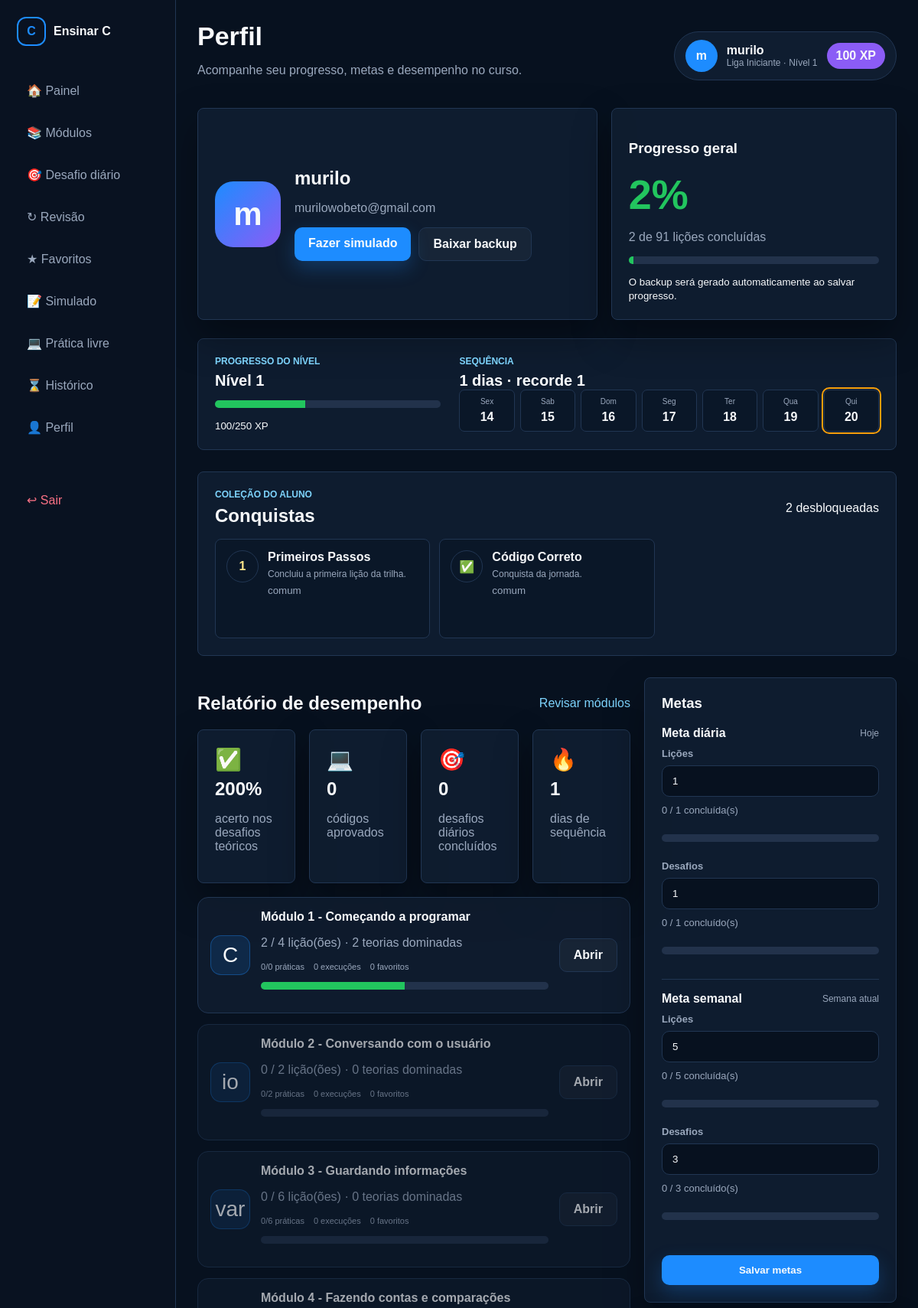
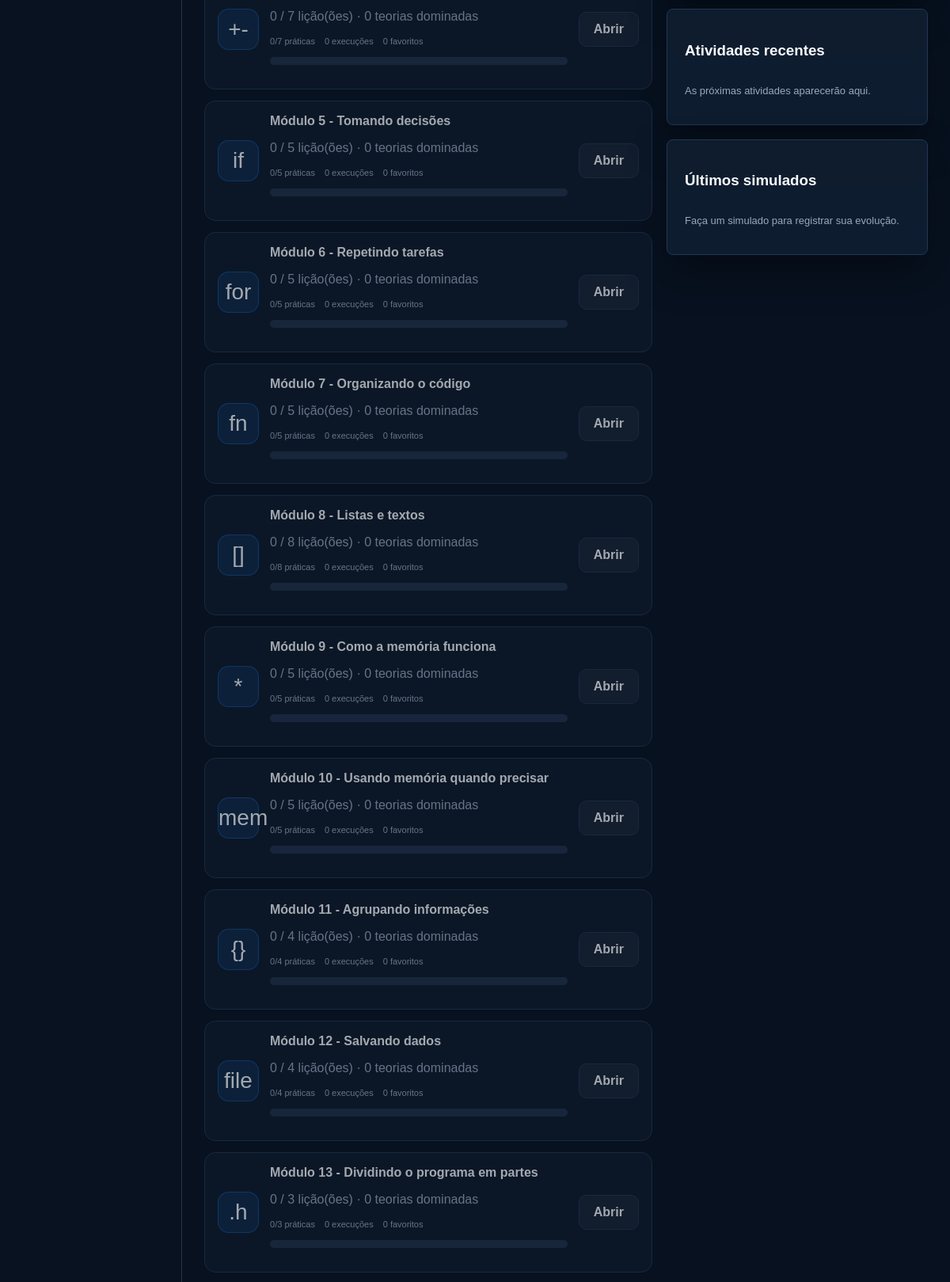
The app's page /perfil (signed in, upper part) with its own data (2 pictures, top to bottom).
### tables this page shows
CREATE TABLE usuarios (
            id INTEGER PRIMARY KEY AUTOINCREMENT,
            nome TEXT NOT NULL,
            email TEXT UNIQUE NOT NULL,
            senha TEXT NOT NULL,
            xp INTEGER DEFAULT 0,
            nivel INTEGER DEFAULT 1,
            sequencia INTEGER DEFAULT 1,
            ultimo_acesso TEXT
        , melhor_sequencia INTEGER DEFAULT 0, ultima_atividade TEXT, protecoes_sequencia INTEGER DEFAULT 1);

CREATE TABLE conquistas_usuario (
            id INTEGER PRIMARY KEY AUTOINCREMENT,
            usuario_id INTEGER NOT NULL,
            nome TEXT NOT NULL,
            icone TEXT NOT NULL, descricao TEXT, raridade TEXT DEFAULT 'comum', desbloqueada_em TEXT,
            UNIQUE(usuario_id, nome)
        );

CREATE TABLE progresso (
            id INTEGER PRIMARY KEY AUTOINCREMENT,
            usuario_id INTEGER NOT NULL,
            licao_id INTEGER NOT NULL,
            modulo_id INTEGER NOT NULL,
            concluida INTEGER DEFAULT 0, quiz_correto INTEGER DEFAULT 0, quiz_respondido INTEGER DEFAULT 0, resposta_teorica TEXT, codigo_enviado INTEGER DEFAULT 0, codigo_usuario TEXT, saida_codigo TEXT, entrada_codigo TEXT, codigo_validado INTEGER DEFAULT 0, feedback_codigo TEXT, atualizado_em TEXT,
            UNIQUE(usuario_id, licao_id)
        );

### app.py (the view)
@app.route("/perfil")
def perfil():
    usuario = usuario_logado()
    if not usuario:
        return redirect(url_for("login"))
    concluidas = contar_concluidas(usuario["id"])
    porcentagem = int((concluidas / total_licoes()) * 100)
    desempenho = resumo_desempenho(usuario["id"])
    metas = progresso_metas(usuario["id"])
    modulos_relatorio = relatorio_modulos(usuario["id"])
    backup_recente = backup_mais_recente(usuario["id"])
    conceder_conquistas(usuario["id"])
    conn = conectar()
    conquistas = conn.execute(
        "SELECT * FROM conquistas_usuario WHERE usuario_id = ? ORDER BY id DESC",
        (usuario["id"],),
    ).fetchall()
    calendario = calendario_atividade(conn, usuario["id"])
    conn.close()
    return render_template(
        "app/perfil.html",
        concluidas=concluidas,
        porcentagem=porcentagem,
        desempenho=desempenho,
        metas=metas,
        modulos_relatorio=modulos_relatorio,
        backup_recente=backup_recente,
        conquistas=conquistas,
        calendario=calendario,
        liga=liga_por_xp(usuario["xp"]),
        nivel_jogo=estado_nivel(usuario["xp"]),
    )

### app.py (called while the page is built)
def conectar():
    pasta = os.path.dirname(DB_PATH)
    if pasta:
        os.makedirs(pasta, exist_ok=True)
    conn = sqlite3.connect(DB_PATH)
    conn.row_factory = sqlite3.Row
    return conn

def usuario_logado():
    if "usuario_id" not in session:
        return None
    conn = conectar()
    usuario = conn.execute("SELECT * FROM usuarios WHERE id = ?", (session["usuario_id"],)).fetchone()
    conn.close()
    return usuario

def total_licoes():
    return sum(len(m["licoes"]) for m in MODULOS)

def contar_concluidas(usuario_id):
    conn = conectar()
    total = conn.execute(
        "SELECT COUNT(*) AS total FROM progresso WHERE usuario_id = ? AND concluida = 1",
        (usuario_id,)
    ).fetchone()["total"]
    conn.close()
    return total

def modulo_liberado(usuario_id, modulo_id):
    if modulo_id == 1:
        return True
    modulo_anterior = next((m for m in MODULOS if m["id"] == modulo_id - 1), None)
    if not modulo_anterior:
        return False
    ids_licoes = [l["id"] for l in modulo_anterior["licoes"]]
    placeholders = ",".join("?" for _ in ids_licoes)
    conn = conectar()
    params = [usuario_id] + ids_licoes
    concluidas = conn.execute(
        f"SELECT COUNT(*) AS total FROM progresso WHERE usuario_id = ? AND licao_id IN ({placeholders}) AND concluida = 1",
        params
    ).fetchone()["total"]
    conn.close()
    return concluidas == len(ids_licoes)

def modulo_acessivel(usuario_id, modulo_id):
    if modulo_liberado(usuario_id, modulo_id):
        return True
    conn = conectar()
    registro = conn.execute(
        "SELECT id FROM progresso WHERE usuario_id = ? AND modulo_id = ? LIMIT 1",
        (usuario_id, modulo_id)
    ).fetchone()
    conn.close()
    return registro is not None

def conceder_conquistas(usuario_id):
    conn = conectar()
    novas = sincronizar_conquistas(
        conn,
        usuario_id,
        total_licoes(),
        len(MODULOS[0]["licoes"]),
    )
    conn.commit()
    conn.close()
    return novas

def backup_mais_recente(usuario_id):
    conn = conectar()
    backup = conn.execute(
        "SELECT * FROM backups_progresso WHERE usuario_id = ? ORDER BY id DESC LIMIT 1",
        (usuario_id,)
    ).fetchone()
    conn.close()
    return backup

def inicio_semana_atual():
    hoje = date.today()
    return hoje - timedelta(days=hoje.weekday())

def porcentagem_meta(valor, alvo):
    if alvo <= 0:
        return 100 if valor > 0 else 0
    return min(100, int((valor / alvo) * 100))

### templates/app/perfil.html (shortened to what this page needs)
{% extends "layouts/base.html" %}
{% block content %}
<div class="topbar">
    <div>
        <h1>Perfil</h1>
        <p>Acompanhe seu progresso, metas e desempenho no curso.</p>
    </div>
    <div class="user-pill">
        <div class="avatar">{{ usuario.nome[0] }}</div>
        <div>
            <strong>{{ usuario.nome }}</strong>
            <span>{{ liga.nome }} · Nível {{ usuario.nivel }}</span>
        </div>
        <b>{{ usuario.xp }} XP</b>
    </div>
</div>
<section class="profile-summary">
    <article class="card profile-card">
        <div class="profile-avatar-large">{{ usuario.nome[0] }}</div>
        <div>
            <h2>{{ usuario.nome }}</h2>
            <p>{{ usuario.email }}</p>
            <div class="profile-actions">
                <a class="btn btn-primary" href="/simulado">Fazer simulado</a>
                <a class="btn btn-ghost" href="/backup-progresso">Baixar backup</a>
            </div>
        </div>
    </article>
    <article class="card progress-card">
        <h3>Progresso geral</h3>
        <div class="percent">{{ porcentagem }}%</div>
        <p>{{ concluidas }} de {{ total_licoes }} lições concluídas</p>
        <div class="bar"><span style="width: {{ porcentagem }}%"></span></div>
        {% if backup_recente %}
            <small>Último backup: {{ backup_recente.criado_em }}</small>
        {% else %}
            <small>O backup será gerado automaticamente ao salvar progresso.</small>
        {% endif %}
    </article>
</section>
<section class="profile-game-strip">
    <div class="profile-level-block">
        <span class="page-kicker">Progresso do nível</span>
        <strong>Nível {{ nivel_jogo.nivel }}</strong>
        <div class="bar"><span style="width: {{ nivel_jogo.percentual }}%"></span></div>
        <small>{{ nivel_jogo.xp_atual }}/{{ nivel_jogo.xp_alvo }} XP</small>
    </div>
    <div class="profile-streak-block">
        <div>
            <span class="page-kicker">Sequência</span>
            <strong>{{ usuario.sequencia }} dias · recorde {{ usuario.melhor_sequencia }}</strong>
        </div>
        <div class="week-strip compact" aria-label="Atividade nos últimos sete dias">
            {% for dia in calendario %}
            <div class="week-day {% if dia.ativo %}active{% endif %} {% if dia.hoje %}today{% endif %}">
                <span>{{ dia.nome }}</span>
                <b>{{ dia.dia }}</b>
            </div>
            {% endfor %}
        </div>
    </div>
</section>
<section class="achievement-collection-section">
    <div class="section-head">
        <div>
            <span class="page-kicker">Coleção do aluno</span>
            <h2>Conquistas</h2>
        </div>
        <span>{{ conquistas|length }} desbloqueadas</span>
    </div>
    <div class="achievement-grid">
        {% for conquista in conquistas %}
        <article class="achievement-tile {{ conquista.raridade or 'comum' }}">
            <span>{{ conquista.icone }}</span>
            <div>
                <strong>{{ conquista.nome }}</strong>
                <p>{{ conquista.descricao or 'Conquista da jornada.' }}</p>
                <small>{{ conquista.raridade or 'comum' }}</small>
            </div>
        </article>
        {% else %}
        <p class="small-muted">Conclua a primeira lição para abrir sua coleção.</p>
        {% endfor %}
    </div>
</section>
<section class="content-grid profile-grid">
    <div>
        <div class="section-head">
            <h2>Relatório de desempenho</h2>
            <a href="/modulos">Revisar módulos</a>
        </div>
        <div class="mini-stats report-stats">
            <div class="card"><span>✅</span><strong>{{ desempenho.taxa_quiz }}%</strong><p>acerto nos desafios teóricos</p></div>
            <div class="card"><span>💻</span><strong>{{ desempenho.codigos_validados }}</strong><p>códigos aprovados</p></div>
            <div class="card"><span>🎯</span><strong>{{ desempenho.desafios_concluidos }}</strong><p>desafios diários concluídos</p></div>
            <div class="card"><span>🔥</span><strong>{{ usuario.sequencia }}</strong><p>dias de sequência</p></div>
        </div>
        <section class="module-report">
            {% for modulo in modulos_relatorio %}
            <article class="module-row {% if not modulo.liberado %}locked{% endif %}">
                <div class="module-icon">{{ modulo.icone }}</div>
                <div>
                    <strong>Módulo {{ modulo.id }} - {{ modulo.titulo }}</strong>
                    <p>{{ modulo.concluidas }} / {{ modulo.total }} lição(ões) · {{ modulo.teorias_dominadas }} teorias dominadas</p>
                    <div class="module-detail-stats">
                        <span>{{ modulo.praticas_aprovadas }}/{{ modulo.praticas_total }} práticas</span>
                        <span>{{ modulo.tentativas_codigo }} execuções</span>
                        <span>{{ modulo.favoritos }} favoritos</span>
                    </div>
                    <div class="bar"><span style="width: {{ modulo.progresso }}%"></span></div>
                </div>
                <a class="btn btn-ghost" href="/estudar/{{ modulo.id }}">Abrir</a>
            </article>
            {% endfor %}
        </section>
    </div>
    <aside class="right-panel">
        <div class="card goals-card">
            <h3>Metas</h3>
            <form method="post" action="/metas" class="goals-form">
                {% for meta in metas %}
                <section class="goal-block">
                    <div class="goal-title">
                        <strong>{{ meta.titulo }}</strong>
                        <span>{{ meta.periodo }}</span>
                    </div>
                    <label>
                        Lições
                        <input type="number" min="0" max="30" name="{{ meta.tipo }}_licoes" value="{{ meta.alvo_licoes }}">
                    </label>
                    <p>{{ meta.feito_licoes }} / {{ meta.alvo_licoes }} concluída(s)</p>
                    <div class="bar"><span style="width: {{ meta.percentual_licoes }}%"></span></div>
                    <label>
                        Desafios
                        <input type="number" min="0" max="14" name="{{ meta.tipo }}_desafios" value="{{ meta.alvo_desafios }}">
                    </label>
                    <p>{{ meta.feito_desafios }} / {{ meta.alvo_desafios }} concluído(s)</p>
                    <div class="bar"><span style="width: {{ meta.percentual_desafios }}%"></span></div>
                </section>
                {% endfor %}
                <button class="btn btn-primary full" type="submit">Salvar metas</button>
            </form>
        </div>
        <div class="card">
            <h3>Atividades recentes</h3>
            <div class="activity-list">
                {% for item in desempenho.atividades %}
                <div>
                    <strong>{{ item.licao }}</strong>
                    <span>{{ item.modulo }} · {{ item.data }}</span>
                </div>
                {% else %}
                <p class="small-muted">As próximas atividades aparecerão aqui.</p>
                {% endfor %}
            </div>
        </div>
        <div class="card">
            <h3>Últimos simulados</h3>
            <div class="activity-list">
                {% for simulado in desempenho.simulados %}
                <div>
                    <strong>{{ simulado.percentual }}%</strong>
                    <span>{{ simulado.acertos }} / {{ simulado.total }} acertos · {{ simulado.criado_em }}</span>
                </div>
                {% else %}
                <p class="small-muted">Faça um simulado para registrar sua evolução.</p>
                {% endfor %}
            </div>
        </div>
    </aside>
</section>
{% endblock %}

### templates/layouts/base.html (shortened to what this page needs)
<!DOCTYPE html>
<html lang="pt-BR">
<head>
    <link rel="stylesheet" href="{{ url_for('static', filename='css/style.css') }}">
</head>
<body>
{% if usuario %}
<aside class="sidebar">
    <a href="/dashboard" class="brand">
        <span class="brand-icon">C</span>
        <strong>Ensinar C</strong>
    </a>
    <nav>
        <a href="/dashboard">🏠 Painel</a>
        <a href="/modulos">📚 Módulos</a>
        <a href="/desafio-diario">🎯 Desafio diário</a>
        <a href="/revisao">↻ Revisão</a>
        <a href="/favoritos">★ Favoritos</a>
        <a href="/simulado">📝 Simulado</a>
        <a href="/compilador">💻 Prática livre</a>
        <a href="/historico-codigos">⌛ Histórico</a>
        <a href="/perfil">👤 Perfil</a>
        <a href="/sair" class="sair">↩ Sair</a>
    </nav>
</aside>
{% endif %}
<main class="{% if usuario %}app-main{% else %}public-main{% endif %}">
    {% block content %}{% endblock %}
</main>
</body>
</html>

### records on screen
usuarios: nome "m", nome "murilo", nivel "1", xp "100", email "murilowobeto@gmail.com", sequencia "1", melhor_sequencia "1"
conquistas_usuario: icone "1", nome "Primeiros Passos", descricao "Concluiu a primeira lição da trilha.", raridade "comum"
conquistas_usuario: icone "✅", nome "Código Correto", descricao "Conquista da jornada.", raridade "comum"
progresso: icone "io", id "2", titulo "Conversando com o usuário", concluidas "0", total "2", teorias_dominadas "0", praticas_aprovadas "0", praticas_total "2", tentativas_codigo "0", favoritos "0"

### other values on screen
{{ liga.nome }} "Liga Iniciante"
{{ porcentagem }} "2"
{{ concluidas }} "2"
{{ total_licoes }} "91"
{{ nivel_jogo.nivel }} "1"
{{ nivel_jogo.xp_atual }} "100"
{{ nivel_jogo.xp_alvo }} "250"
{{ dia.nome }} "Sex" "Sab" "Dom" "Seg" "Ter" "Qua" "Qui"
{{ dia.dia }} "14" "15" "16" "17" "18" "19" "20"
{{ conquistas|length }} "2"
{{ desempenho.taxa_quiz }} "200"
{{ desempenho.codigos_validados }} "0"
{{ desempenho.desafios_concluidos }} "0"
{{ modulo.icone }} "C" "var" "+-" "if" "for" "fn" "[]" "*" "mem" "{}" "file" ".h"
{{ modulo.id }} "1" "3" "4" "5" "6" "7" "8" "9" "10" "11" "12" "13"
